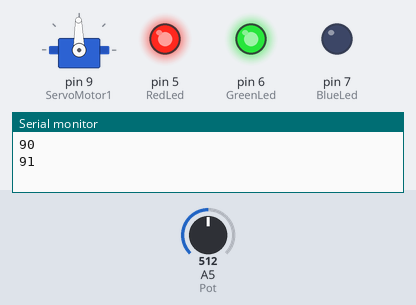
The sketch below on a simulated Arduino Uno, built with avr-gcc and run on an emulated ATmega328P. On the bench: servo, output pins drawn as LEDs (lit = HIGH), the last lines printed to the serial monitor. Inputs (shaded band) come from the test bench; at power-on: A5 (Pot) = 512.

Above: at 1.2 s.
1.3 s: A5 (Pot) set to 485
At 2.8 s:
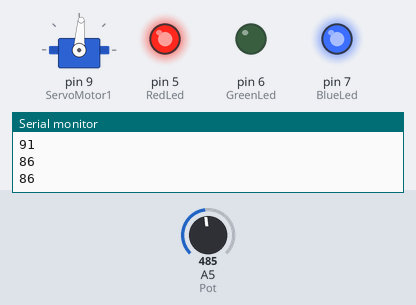
3.7 s: A5 (Pot) set to 716
At 5.0 s:
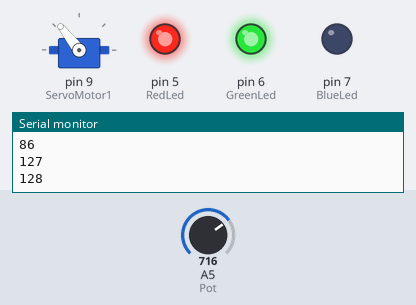
6.0 s: A5 (Pot) set to 900
At 7.6 s:
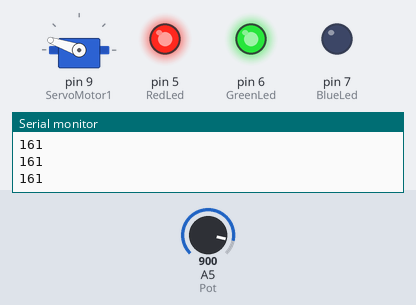
7.9 s: A5 (Pot) set to 1023
At 9.1 s:
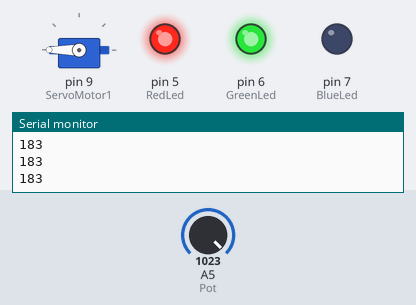
9.4 s: A5 (Pot) set to 306
At 11.7 s:
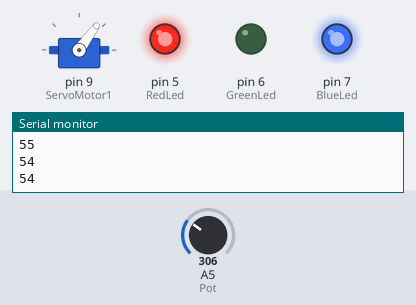
12.2 s: A5 (Pot) set to 270
14.1 s: A5 (Pot) set to 240
At 16.2 s:
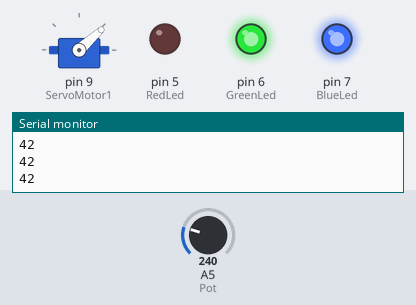
Timing chart, 0 to 17.3 s (numbered marks = the images above; inputs shaded):
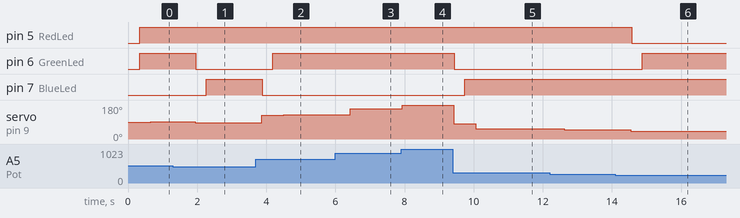

Measured:
- the behaviour switches between 503 and 502 on A5 (Pot) (found by bisection; images 0 and 1)
- after the input at 1.3 s, pin 6 (GreenLed): HIGH → LOW after 0.67 s; pin 7 (BlueLed): LOW → HIGH after 0.97 s; servo on pin 9 (ServoMotor1): 91° → 86° after 0.65 s
- after the input at 3.7 s, pin 6 (GreenLed): LOW → HIGH after 0.49 s; pin 7 (BlueLed): HIGH → LOW after 0.19 s; servo on pin 9 (ServoMotor1): 86° → 127° after 0.17 s, → 128° 0.64 s later
- after the input at 6.0 s, servo on pin 9 (ServoMotor1): 128° → 161° after 0.44 s
- after the input at 7.9 s, servo on pin 9 (ServoMotor1): 161° → 180° at once
- after the input at 9.4 s, pin 6 (GreenLed): HIGH → LOW at once; pin 7 (BlueLed): LOW → HIGH after 0.34 s; servo on pin 9 (ServoMotor1): 180° → 82° at once, → 55° 0.64 s later, → 54° 0.64 s later
- after the input at 12.2 s, servo on pin 9 (ServoMotor1): 54° → 48° after 0.43 s
- after the input at 14.1 s, pin 5 (RedLed): HIGH → LOW after 0.47 s; pin 6 (GreenLed): LOW → HIGH after 0.77 s; servo on pin 9 (ServoMotor1): 48° → 42° after 0.45 s

The sketch:

Servo_Control_with_Led.ino
```cpp
/* program to servo control with led
 * -----------------------------------
 */
#include <Servo.h>
#define RedLed 5
#define GreenLed 6
#define BlueLed 7
#define Pot A5
#define ServoMotor1 9
#define LedWait 300
#define ServoWait 20

Servo myservo;           // create servo object to control a servo

int pos = 0;             // variable to store the servo position
int Data[10];            // Variable to store potentiometer data
int SmoothData=0;        // Variable to store potentiometer average data
///////////////////////////////////////////////////////
void setup() {
  myservo.attach(ServoMotor1);  // attaches the servo on pin 9 to the servo object

  pinMode(RedLed,OUTPUT);
  pinMode(GreenLed,OUTPUT);
  pinMode(BlueLed,OUTPUT);
  pinMode(Pot,INPUT);

  Serial.begin(9600);
}
/////////////////////////////////////////////////////
void loop(){
  Smoothing();

  myservo.write(SmoothData);                // tell servo to go to position in variable 'D'
  delay(ServoWait);                         // waits 15ms for the servo to reach the position

  LedAnimation();
}
//////////////////////////////////////////////////
/////////smoothing function starts here//////////
void Smoothing(){
 for(int i=0; i<10;i++){                   // Data Sampling Starts here
   Data[i]=analogRead(Pot);
   SmoothData=SmoothData+Data[i];
   delay(1);
 }
 SmoothData=SmoothData/10;                // We found the average Data

 delay(10);
 SmoothData=map(SmoothData,0,1023,0,180); // We found the Smoothed Mapped data
 Serial.println(SmoothData);
}
//////////////////////////////////////////////////
///////ledanimation function starts here/////////
void LedAnimation(){
if(SmoothData<45){
    digitalWrite(RedLed,0);
    delay(LedWait);
    digitalWrite(GreenLed,1);
    digitalWrite(BlueLed,1);
    delay(LedWait);
  }
  else if(SmoothData>=45&&SmoothData<90){
        digitalWrite(GreenLed,0);
        delay(LedWait);
        digitalWrite(RedLed,1);
        digitalWrite(BlueLed,1);
        delay(LedWait);
       }
        else if(SmoothData>=90&&SmoothData<135){
                digitalWrite(BlueLed,0);
                delay(LedWait);
                digitalWrite(GreenLed,1);
                digitalWrite(RedLed,1);
                delay(LedWait);
             }
}
```
